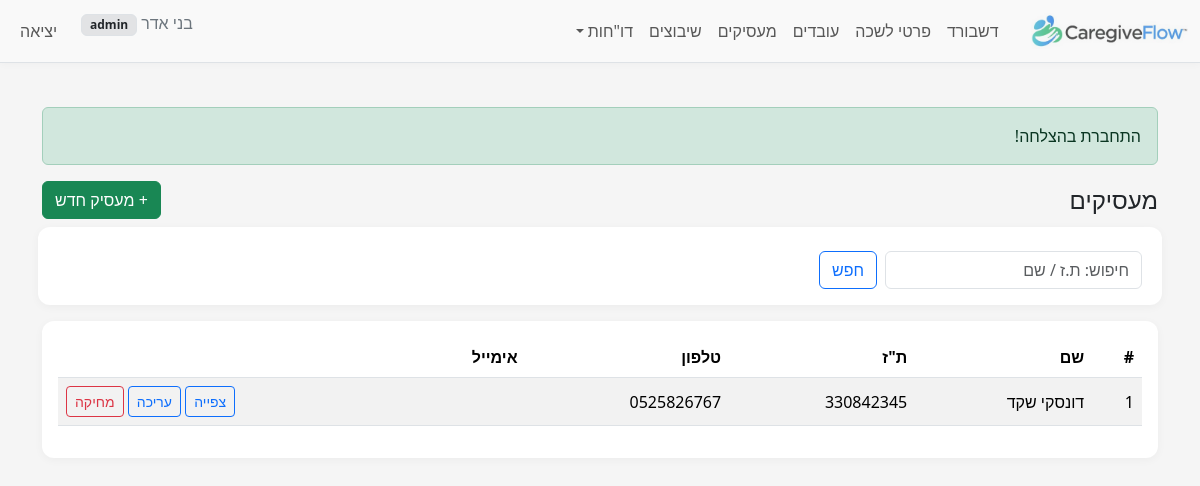
The app's page /index.php?r=employers/index (signed in), older data.
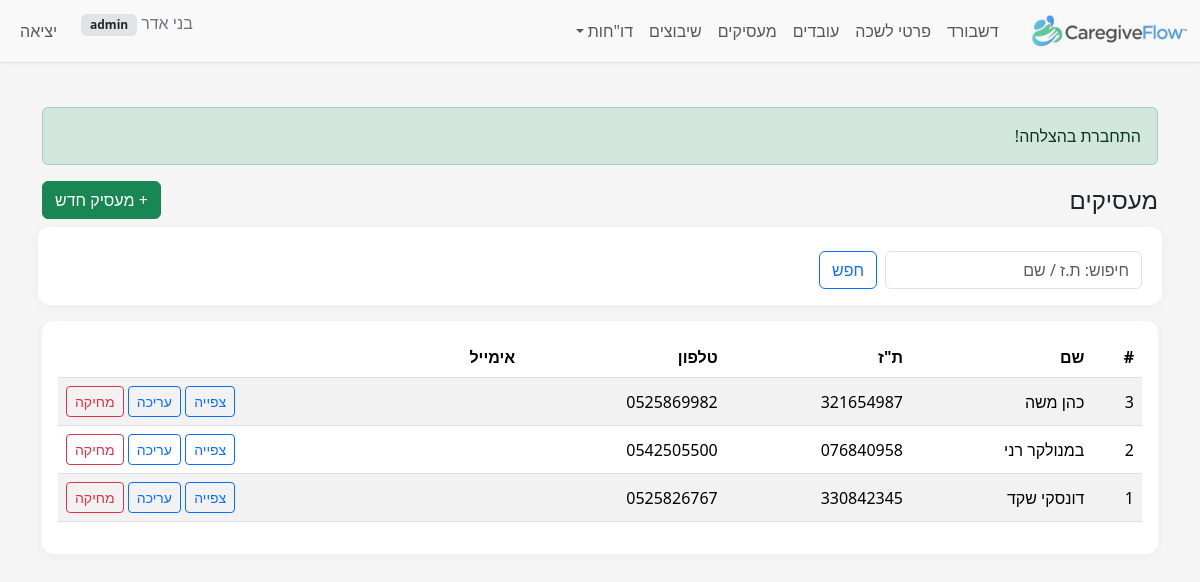
The same page, newer data.
### tables this page shows
CREATE TABLE `employers` (
  `id` bigint(20) UNSIGNED NOT NULL,
  `id_type_code` tinyint(3) UNSIGNED NOT NULL,
  `id_number` varchar(20) NOT NULL,
  `passport_number` varchar(20) DEFAULT NULL,
  `last_name` varchar(60) NOT NULL,
  `first_name` varchar(60) NOT NULL,
  `gender_code` tinyint(3) UNSIGNED DEFAULT NULL COMMENT 'Employer gender (1=male,2=female per BAFI)',
  `phone` varchar(10) DEFAULT NULL,
  `phone_prefix_il` varchar(4) DEFAULT NULL,
  `phone_number_il` varchar(10) DEFAULT NULL,
  `phone_alt` varchar(30) DEFAULT NULL,
  `email` varchar(120) DEFAULT NULL,
  `birth_date` date DEFAULT NULL,
  `birth_year` smallint(5) UNSIGNED DEFAULT NULL COMMENT 'Employer birth year (yyyy)',
  `city_code` int(10) UNSIGNED DEFAULT NULL,
  `city_name_he` varchar(120) DEFAULT NULL,
  `street_code` int(10) UNSIGNED DEFAULT NULL,
  `street_name_he` varchar(120) DEFAULT NULL,
  `foreign_country_code` int(10) UNSIGNED DEFAULT NULL COMMENT 'MoI country numeric code for foreign employer',
  `house_no` varchar(10) DEFAULT NULL,
  `apartment` varchar(10) DEFAULT NULL,
  `zipcode` varchar(10) DEFAULT NULL,
  `notes` text DEFAULT NULL,
  `created_at` timestamp NOT NULL DEFAULT current_timestamp(),
  `updated_at` timestamp NULL DEFAULT current_timestamp() ON UPDATE current_timestamp(),
  `company_name` varchar(150) DEFAULT NULL,
  `contact_email` varchar(120) DEFAULT NULL,
  `contact_name` varchar(120) DEFAULT NULL,
  `contact_phone` varchar(30) DEFAULT NULL
);

### src/controllers/EmployersController.php (called while the page is built, shortened)
<?php
require_once __DIR__ . '/../models/Employer.php';
class EmployersController {
    public static function index(PDO $pdo) {
        $q = trim($_GET['q'] ?? '');
        $page = max(1, (int)($_GET['page'] ?? 1));
        $limit = 20; $offset = ($page-1)*$limit;
        $m = new Employer($pdo);
        $rows = $m->all($q, $limit, $offset);
        require __DIR__ . '/../../views/employers/index.php';
    }
}

### public/index.php (called while the page is built, shortened)
<?php
require __DIR__ . '/../src/db.php';
require __DIR__ . '/../src/helpers.php';
$pdo = db();
$route = $_GET['r'] ?? 'dashboard/index';
[$ctrl, $action] = array_pad(explode('/', $route, 2), 2, 'index');
$action = strtok($action, '&?');
$action = preg_replace('/[^A-Za-z0-9_]/', '', $action);
$controllerClass = preg_replace('/[^A-Za-z0-9]/', '', ucwords(str_replace(['_', '-'], ' ', $ctrl))) . 'Controller';
call_user_func([$controllerClass, $action], $pdo);

### src/config.php (called while the page is built)
<?php
return [
    'db' => [
        'host' => '127.0.0.1',
        'port' => '3306',
        'name' => 'caregiveflow',
        'user' => 'root',
        'pass' => '',
        'charset' => 'utf8mb4',
    ],
    'app' => [
        'debug' => true,
        'base_path' => '',
        'session_name' => 'cgf_session',
    ],
];

### src/db.php (called while the page is built, shortened)
<?php
function db(): PDO {
    $cfg = require __DIR__ . '/config.php';
    $dsn = "mysql:host={$cfg['db']['host']};port={$cfg['db']['port']};dbname={$cfg['db']['name']};charset={$cfg['db']['charset']}";
    $options = [
        PDO::ATTR_ERRMODE => PDO::ERRMODE_EXCEPTION,
        PDO::ATTR_DEFAULT_FETCH_MODE => PDO::FETCH_ASSOC,
        PDO::MYSQL_ATTR_INIT_COMMAND => "SET NAMES utf8mb4",
    ];
    $pdo = new PDO($dsn, $cfg['db']['user'], $cfg['db']['pass'], $options);
    return $pdo;
}

### src/helpers.php (called while the page is built, shortened)
<?php
function app_config() {
    static $cfg = null;
    if (!$cfg) $cfg = require __DIR__ . '/config.php';
    return $cfg;
}
function start_session() {
    $cfg = app_config();
}
function e($str): string { return htmlspecialchars((string)$str, ENT_QUOTES | ENT_SUBSTITUTE, 'UTF-8'); }
function current_user() {
    return $_SESSION['user'] ?? null;
}

### src/models/Employer.php (called while the page is built, shortened)
<?php
class Employer {
    private PDO $pdo;
    public function __construct(PDO $pdo) { $this->pdo = $pdo; }
    public function all(string $q = '', int $limit = 20, int $offset = 0): array {
        if ($q) {
            $sql = "SELECT * FROM employers
                    WHERE id_number LIKE :q OR first_name LIKE :q OR last_name LIKE :q
                    ORDER BY id DESC LIMIT :limit OFFSET :offset";
            $st = $this->pdo->prepare($sql);
            $like = "%{$q}%";
            $st->bindValue(':q', $like, PDO::PARAM_STR);
        } else {
            $st = $this->pdo->prepare("SELECT * FROM employers ORDER BY id DESC LIMIT :limit OFFSET :offset");
        }
        $st->bindValue(':limit', $limit, PDO::PARAM_INT);
        $st->bindValue(':offset', $offset, PDO::PARAM_INT);
        $st->execute();
        return $st->fetchAll(PDO::FETCH_ASSOC);
    }
}

### views/employers/index.php (the view, shortened to what the changed rows need)
<?php require __DIR__ . '/../layout/header.php'; ?>
<div class="d-flex justify-content-between align-items-center mb-3">
  <h1 class="h4 m-0">מעסיקים</h1>
</div>
<div class="table-responsive">
<table class="table table-striped table-hover align-middle">
  <thead><tr>
    <th>#</th><th>שם</th><th>ת"ז</th><th>טלפון</th><th>אימייל</th><th></th>
  </tr></thead>
  <tbody>
    <?php foreach ($rows as $r): ?>
      <tr>
        <td><?= (int)$r['id'] ?></td>
        <td><?= e($r['last_name'] . ' ' . $r['first_name']) ?></td>
        <td><?= e($r['id_number']) ?></td>
        <td><?= e($r['phone']) ?></td>
        <td><?= e($r['email']) ?></td>
        <td class="text-end">
          <a class="btn btn-sm btn-outline-primary" href="index.php?r=employers/show&id=<?= (int)$r['id'] ?>">צפייה</a>
          <a class="btn btn-sm btn-outline-primary" href="index.php?r=employers/edit&id=<?= (int)$r['id'] ?>">עריכה</a>
          <?php if ((current_user()['role'] ?? '') === 'admin'): ?>
          <a class="btn btn-sm btn-outline-danger" href="?r=employers/delete&id=<?= e($r['id']) ?>" onclick="return confirm('למחוק?');">מחיקה</a>
          <?php endif; ?>
        </td>
      </tr>
    <?php endforeach; ?>
  </tbody>
</table>
</div>
<?php require __DIR__ . '/../layout/footer.php'; ?>

### views/layout/header.php (shortened to what the changed rows need)
<?php
$u = current_user();
?>
<!doctype html>
<html lang="he" dir="rtl">
<head>
<link href="https://cdn.jsdelivr.net/npm/bootstrap@5.3.3/dist/css/bootstrap.rtl.min.css" rel="stylesheet">
<link href="assets/css/style.css" rel="stylesheet">
</head>
<body>
<nav class="navbar navbar-expand-lg navbar-light navbar-soft border-bottom">
  <div class="container-fluid">
    <div class="collapse navbar-collapse" id="navbars">
      <ul class="navbar-nav ms-auto">
        <?php if ($u): ?>
          <li class="nav-item">
            <span class="navbar-text me-3 text-secondary">
              <?= e($u['display_name'] ?? $u['username']) ?>
              <span class="badge bg-secondary-subtle text-dark border badge-role"><?= e($u['role']) ?></span>
            </span>
          </li>
          <li class="nav-item"><a class="nav-link" href="index.php?r=auth/logout">יציאה</a></li>
        <?php else: ?>
          <li class="nav-item"><a class="nav-link" href="index.php?r=auth/login">כניסה</a></li>
        <?php endif; ?>
      </ul>
    </div>
  </div>
</nav>
<main class="container my-4">

Row changes from the older to the newer data that the page shows:
added employers: contact_name "בני אדר", id "3", last_name+first_name "כהן משה", id_number "321654987", phone "0525869982"
added employers: id "2", last_name+first_name "במנולקר רני", id_number "076840958", phone "0542505500"
Text that changed along with them:
$u['display_name']: "בני אדר" → (not shown)
